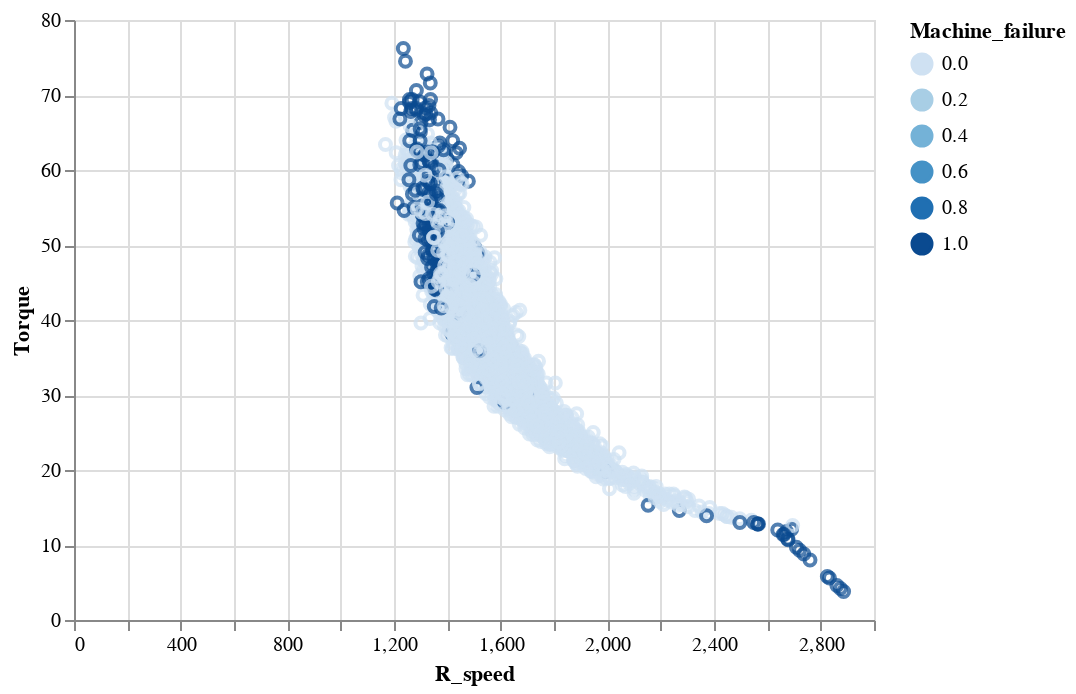

Write notebook code for a chart like this one.
### Code cell
points = alt.Chart(knn_xy).mark_point().encode(
  x='R_speed', y='Torque', color='Machine_failure'
)
text = alt.Chart(knn_xy).mark_text(dx=9).encode(
  x='R_speed', y='Torque', color='Machine_failure'
)
(points + text)

### Figure 1 — Vega-Lite specification as saved in the notebook (floating-point values rounded to 4 significant figures; data arrays with more than 128 entries replaced by an {"elided": "..."} marker saying what was removed)
{"config": {"view": {"continuousWidth": 400, "continuousHeight": 300}}, "layer": [{"mark": "point", "encoding": {"color": {"field": "Machine_failure", "type": "quantitative"}, "x": {"field": "R_speed", "type": "quantitative"}, "y": {"field": "Torque", "type": "quantitative"}}}, {"mark": {"type": "text", "dx": 9}, "encoding": {"color": {"field": "Machine_failure", "type": "quantitative"}, "x": {"field": "R_speed", "type": "quantitative"}, "y": {"field": "Torque", "type": "quantitative"}}}], "data": {"name": "data-6a608de4306f8e6e25b32d21ab3649e8"}, "$schema": "https://vega.github.io/schema/vega-lite/v4.17.0.json", "datasets": {"data-6a608de4306f8e6e25b32d21ab3649e8": {"elided": "5000 records"}}}
